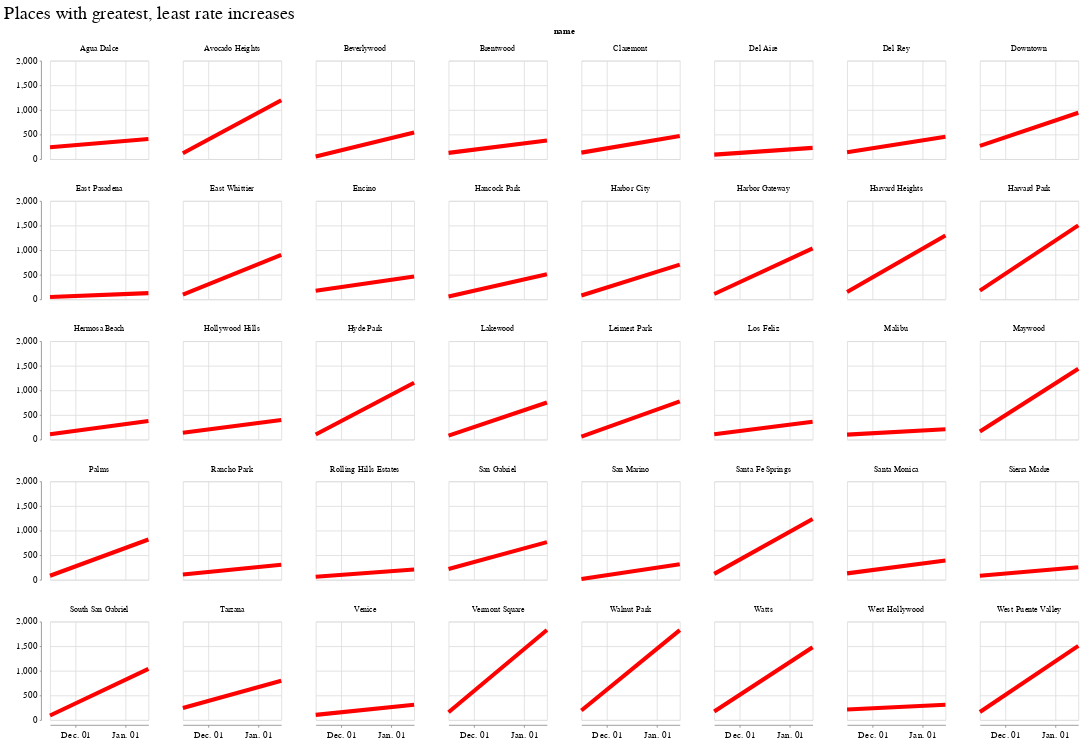

Source (notebook cell):
### Markdown cell above
---

### Code cell
min_max_minimultiples = (
    alt.Chart(surge_change_pivot_min_max_melt)
    .mark_line(size=5, color="red")
    .encode(
        x=alt.X("date:T", title="", axis=alt.Axis(tickCount=3, format="%b. %d")),
        y=alt.Y("rate", title=""),
        facet=alt.Facet("name", columns=8),
    )
    .properties(
        height=120,
        width=120,
        title="Places with greatest, least rate increases",
    )
)
min_max_minimultiples

### Figure 1 — Vega-Lite specification as saved in the notebook (floating-point values rounded to 4 significant figures)
{"config": {"view": {"width": 800, "height": 450}, "background": "#ffffff", "title": {"anchor": "start", "font": "Benton Gothic Bold, sans", "fontColor": "#000000", "fontSize": 22, "fontWeight": "normal"}, "arc": {"fill": "#82c6df"}, "area": {"fill": "#82c6df"}, "line": {"stroke": "#82c6df", "strokeWidth": 3}, "path": {"stroke": "#82c6df"}, "rect": {"fill": "#82c6df"}, "shape": {"stroke": "#82c6df"}, "bar": {"fill": "#82c6df"}, "point": {"stroke": "#82c6df"}, "symbol": {"fill": "#82c6df", "size": 30}, "axis": {"titleFont": "Benton Gothic Bold, sans", "titleFontSize": 13, "titleFontWeight": "normal", "labelFont": "Benton Gothic, sans", "labelFontSize": 11.5, "labelFontWeight": "normal"}, "axisX": {"labelAngle": 0, "labelPadding": 4, "tickSize": 3}, "axisY": {"labelBaseline": "middle", "maxExtent": 45, "minExtent": 45, "tickSize": 2, "titleAlign": "left", "titleAngle": 0, "titleX": -45, "titleY": -11}, "legend": {"titleFont": "Benton Gothic Bold, sans", "titleFontSize": 13, "titleFontWeight": "normal", "symbolType": "square", "labelFont": "Benton Gothic, sans", "labelFontSize": 11.5}, "range": {"category": ["#3580b1", "#ec8431", "#ab7fb4", "#c89d29", "#adc839", "#829eb1"], "diverging": ["#e68a4f", "#f4bb6a", "#f9e39c", "#dadfe2", "#a6b7c6", "#849eae"], "heatmap": ["#fbf2c7", "#f9e39c", "#f8d36e", "#f4bb6a", "#e68a4f", "#d15a40", "#ab4232"], "ordinal": ["#fbf2c7", "#f9e39c", "#f8d36e", "#f4bb6a", "#e68a4f", "#d15a40", "#ab4232"], "ramp": ["#fbf2c7", "#f9e39c", "#f8d36e", "#f4bb6a", "#e68a4f", "#d15a40", "#ab4232"]}}, "data": {"name": "data-bd0e425540cd1ac4442206f6e26554f3"}, "mark": {"type": "line", "color": "red", "size": 5}, "encoding": {"facet": {"type": "nominal", "columns": 8, "field": "name"}, "x": {"type": "temporal", "axis": {"format": "%b. %d", "tickCount": 3}, "field": "date", "title": ""}, "y": {"type": "quantitative", "field": "rate", "title": ""}}, "height": 120, "title": "Places with greatest, least rate increases", "width": 120, "$schema": "https://vega.github.io/schema/vega-lite/v4.0.2.json", "datasets": {"data-bd0e425540cd1ac4442206f6e26554f3": [{"name": "San Marino", "date": "2020-11-15", "rate": 15.06}, {"name": "Leimert Park", "date": "2020-11-15", "rate": 59.07}, {"name": "Vermont Square", "date": "2020-11-15", "rate": 156.7}, {"name": "South San Gabriel", "date": "2020-11-15", "rate": 90.42}, {"name": "Hyde Park", "date": "2020-11-15", "rate": 101.6}, {"name": "Santa Fe Springs", "date": "2020-11-15", "rate": 119.8}, {"name": "Beverlywood", "date": "2020-11-15", "rate": 53.14}, {"name": "Avocado Heights", "date": "2020-11-15", "rate": 118.1}, {"name": "Palms", "date": "2020-11-15", "rate": 82.05}, {"name": "East Whittier", "date": "2020-11-15", "rate": 94.23}, {"name": "Harbor Gateway", "date": "2020-11-15", "rate": 107.8}, {"name": "Walnut Park", "date": "2020-11-15", "rate": 192.0}, {"name": "Lakewood", "date": "2020-11-15", "rate": 79.64}, {"name": "Harbor City", "date": "2020-11-15", "rate": 75.68}, {"name": "West Puente Valley", "date": "2020-11-15", "rate": 162.7}, {"name": "Maywood", "date": "2020-11-15", "rate": 164.0}, {"name": "Hancock Park", "date": "2020-11-15", "rate": 58.69}, {"name": "Harvard Heights", "date": "2020-11-15", "rate": 149.7}, {"name": "Watts", "date": "2020-11-15", "rate": 173.4}, {"name": "Harvard Park", "date": "2020-11-15", "rate": 176.6}, {"name": "Claremont", "date": "2020-11-15", "rate": 131.6}, {"name": "Hermosa Beach", "date": "2020-11-15", "rate": 106.8}, {"name": "San Gabriel", "date": "2020-11-15", "rate": 217.3}, {"name": "Downtown", "date": "2020-11-15", "rate": 269.0}, {"name": "Rolling Hills Estates", "date": "2020-11-15", "rate": 61.63}, {"name": "Los Feliz", "date": "2020-11-15", "rate": 106.4}, {"name": "Del Rey", "date": "2020-11-15", "rate": 137.0}, {"name": "Tarzana", "date": "2020-11-15", "rate": 242.9}, {"name": "Sierra Madre", "date": "2020-11-15", "rate": 81.9}, {"name": "Santa Monica", "date": "2020-11-15", "rate": 128.7}, {"name": "Brentwood", "date": "2020-11-15", "rate": 126.0}, {"name": "Venice", "date": "2020-11-15", "rate": 103.3}, {"name": "Rancho Park", "date": "2020-11-15", "rate": 106.7}, {"name": "Hollywood Hills", "date": "2020-11-15", "rate": 139.3}, {"name": "Encino", "date": "2020-11-15", "rate": 172.7}, {"name": "East Pasadena", "date": "2020-11-15", "rate": 46.85}, {"name": "Del Aire", "date": "2020-11-15", "rate": 91.05}, {"name": "Malibu", "date": "2020-11-15", "rate": 100.3}, {"name": "Agua Dulce", "date": "2020-11-15", "rate": 240.5}, {"name": "West Hollywood", "date": "2020-11-15", "rate": 211.1}, {"name": "San Marino", "date": "2021-01-15", "rate": 316.3}, {"name": "Leimert Park", "date": "2021-01-15", "rate": 774.5}, {"name": "Vermont Square", "date": "2021-01-15", "rate": 1828.0}, {"name": "South San Gabriel", "date": "2021-01-15", "rate": 1040.0}, {"name": "Hyde Park", "date": "2021-01-15", "rate": 1153.0}, {"name": "Santa Fe Springs", "date": "2021-01-15", "rate": 1236.0}, {"name": "Beverlywood", "date": "2021-01-15", "rate": 539.0}, {"name": "Avocado Heights", "date": "2021-01-15", "rate": 1196.0}, {"name": "Palms", "date": "2021-01-15", "rate": 818.2}, {"name": "East Whittier", "date": "2021-01-15", "rate": 904.6}, {"name": "Harbor Gateway", "date": "2021-01-15", "rate": 1034.0}, {"name": "Walnut Park", "date": "2021-01-15", "rate": 1827.0}, {"name": "Lakewood", "date": "2021-01-15", "rate": 752.8}, {"name": "Harbor City", "date": "2021-01-15", "rate": 705.2}, {"name": "West Puente Valley", "date": "2021-01-15", "rate": 1505.0}, {"name": "Maywood", "date": "2021-01-15", "rate": 1437.0}, {"name": "Hancock Park", "date": "2021-01-15", "rate": 510.6}, {"name": "Harvard Heights", "date": "2021-01-15", "rate": 1297.0}, {"name": "Watts", "date": "2021-01-15", "rate": 1479.0}, {"name": "Harvard Park", "date": "2021-01-15", "rate": 1503.0}, {"name": "Claremont", "date": "2021-01-15", "rate": 468.7}, {"name": "Hermosa Beach", "date": "2021-01-15", "rate": 376.2}, {"name": "San Gabriel", "date": "2021-01-15", "rate": 764.3}, {"name": "Downtown", "date": "2021-01-15", "rate": 941.6}, {"name": "Rolling Hills Estates", "date": "2021-01-15", "rate": 209.5}, {"name": "Los Feliz", "date": "2021-01-15", "rate": 361.0}, {"name": "Del Rey", "date": "2021-01-15", "rate": 454.3}, {"name": "Tarzana", "date": "2021-01-15", "rate": 796.7}, {"name": "Sierra Madre", "date": "2021-01-15", "rate": 254.8}, {"name": "Santa Monica", "date": "2021-01-15", "rate": 390.5}, {"name": "Brentwood", "date": "2021-01-15", "rate": 378.0}, {"name": "Venice", "date": "2021-01-15", "rate": 309.9}, {"name": "Rancho Park", "date": "2021-01-15", "rate": 304.9}, {"name": "Hollywood Hills", "date": "2021-01-15", "rate": 397.5}, {"name": "Encino", "date": "2021-01-15", "rate": 464.9}, {"name": "East Pasadena", "date": "2021-01-15", "rate": 124.9}, {"name": "Del Aire", "date": "2021-01-15", "rate": 227.6}, {"name": "Malibu", "date": "2021-01-15", "rate": 208.3}, {"name": "Agua Dulce", "date": "2021-01-15", "rate": 408.9}, {"name": "West Hollywood", "date": "2021-01-15", "rate": 308.5}, {"name": "San Marino", "date": "rank_lower_is_better", "rate": 193.0}, {"name": "Leimert Park", "date": "rank_lower_is_better", "rate": 192.0}, {"name": "Vermont Square", "date": "rank_lower_is_better", "rate": 191.0}, {"name": "South San Gabriel", "date": "rank_lower_is_better", "rate": 190.0}, {"name": "Hyde Park", "date": "rank_lower_is_better", "rate": 189.0}, {"name": "Santa Fe Springs", "date": "rank_lower_is_better", "rate": 188.0}, {"name": "Beverlywood", "date": "rank_lower_is_better", "rate": 187.0}, {"name": "Avocado Heights", "date": "rank_lower_is_better", "rate": 186.0}, {"name": "Palms", "date": "rank_lower_is_better", "rate": 185.0}, {"name": "East Whittier", "date": "rank_lower_is_better", "rate": 184.0}, {"name": "Harbor Gateway", "date": "rank_lower_is_better", "rate": 183.0}, {"name": "Walnut Park", "date": "rank_lower_is_better", "rate": 182.0}, {"name": "Lakewood", "date": "rank_lower_is_better", "rate": 181.0}, {"name": "Harbor City", "date": "rank_lower_is_better", "rate": 180.0}, {"name": "West Puente Valley", "date": "rank_lower_is_better", "rate": 179.0}, {"name": "Maywood", "date": "rank_lower_is_better", "rate": 178.0}, {"name": "Hancock Park", "date": "rank_lower_is_better", "rate": 177.0}, {"name": "Harvard Heights", "date": "rank_lower_is_better", "rate": 176.0}, {"name": "Watts", "date": "rank_lower_is_better", "rate": 175.0}, {"name": "Harvard Park", "date": "rank_lower_is_better", "rate": 174.0}, {"name": "Claremont", "date": "rank_lower_is_better", "rate": 20.0}, {"name": "Hermosa Beach", "date": "rank_lower_is_better", "rate": 19.0}, {"name": "San Gabriel", "date": "rank_lower_is_better", "rate": 18.0}, {"name": "Downtown", "date": "rank_lower_is_better", "rate": 17.0}, {"name": "Rolling Hills Estates", "date": "rank_lower_is_better", "rate": 16.0}, {"name": "Los Feliz", "date": "rank_lower_is_better", "rate": 15.0}, {"name": "Del Rey", "date": "rank_lower_is_better", "rate": 14.0}, {"name": "Tarzana", "date": "rank_lower_is_better", "rate": 13.0}, {"name": "Sierra Madre", "date": "rank_lower_is_better", "rate": 12.0}, {"name": "Santa Monica", "date": "rank_lower_is_better", "rate": 11.0}, {"name": "Brentwood", "date": "rank_lower_is_better", "rate": 10.0}, {"name": "Venice", "date": "rank_lower_is_better", "rate": 10.0}, {"name": "Rancho Park", "date": "rank_lower_is_better", "rate": 8.0}, {"name": "Hollywood Hills", "date": "rank_lower_is_better", "rate": 7.0}, {"name": "Encino", "date": "rank_lower_is_better", "rate": 6.0}, {"name": "East Pasadena", "date": "rank_lower_is_better", "rate": 5.0}, {"name": "Del Aire", "date": "rank_lower_is_better", "rate": 4.0}, {"name": "Malibu", "date": "rank_lower_is_better", "rate": 3.0}, {"name": "Agua Dulce", "date": "rank_lower_is_better", "rate": 2.0}, {"name": "West Hollywood", "date": "rank_lower_is_better", "rate": 1.0}]}}
